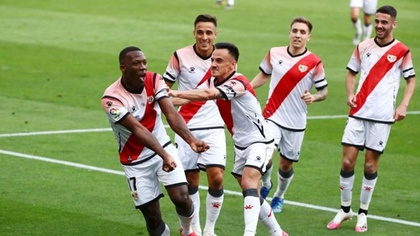
%> input picture futbolcu.jpg, 420 x 236 px, shrunk from 1200 x 675 before the run
$ octave sondeneme.m   (GNU Octave 9; MATLAB toolbox functions it lacks are replaced by stand-ins)
%> lines starting %> are read from the running program, lines starting %| are printed output that depends on the picture; in (x1, y1, x2, y2) boxes, pixels count from 0 and x2, y2 are one past the last pixel; in counts of white or black regions, pixels touching at a corner belong together; the program's own positions count from 1
clear all;
pkg load image;
A1 = imread ('C:\Users\HP\Desktop\GoruntuIsleme\futbolcu.jpg');
%> A1 is the input picture: size 236x420x3 uint8; mean R, G, B 140.9, 151.7, 104
A2 = rgb2hsv(A1);
%> A2: size 236x420x3 double; mean H, S, V 0.328, 0.423, 0.645
sat=size(A2)(1);
%> sat = 236
sut=size(A2)(2);
%> sut = 420

D=rgb2gray(A1);
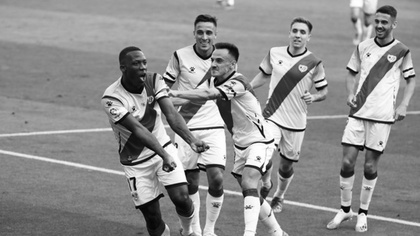
%> D: size 236x420 uint8; min 0, max 255, mean 143

figure 1, imshow(D); title('Gri Resme dönüþtürme');

im_edge = edge(D, 'sobel');
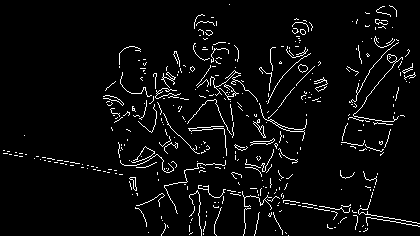
%> im_edge: size 236x420 logical; 4.5% white in thin lines or dots
figure 2, imshow(im_edge); title('sobel');
%D = imcomplement(im_edge);
%figure 100,imshow(D); title('imcomplementli sobel ')
%D = bwareaopen(D, 20);
%figure 131,imshow(D); title('bwareaopen sobel ')

level = graythresh(D);
%> level = 0.576
bw = im2bw(D,level);
%> bw: size 236x420 logical; 43.9% white; 131 white regions (101 under 20 px), largest, box (x1, y1, x2, y2) and area: (0, 0, 420, 172) 25871, (0, 100, 231, 205) 4653, (268, 66, 391, 151) 2556
D = imcomplement(im_edge);
%> D: size 236x420 logical; 95.5% white; black in thin lines or dots
figure 3,imshow(D); title('imcomplementli sobel ')
bw = bwareaopen(bw,30);
figure 4,imshow(bw); title('bwareaopen sobel ')

%figure 17,imshow(A2(:,:,1)), title('deneme');


A=uint8(255*A2(:,:,1));
esik=125;
A3=0;
for i=1:sat
  for j=1:sut
  if A(i,j)>esik
    A3(i,j)=1;
  else
    A3(i,j)=0;
  end
  end
end
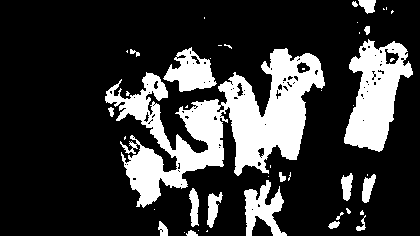
%> A3: size 236x420 double; values 0 (black) and 1 (white), 22.2% white; 46 white regions (27 under 20 px), largest, box (x1, y1, x2, y2) and area: (105, 48, 325, 208) 13291, (344, 39, 413, 152) 4328, (163, 47, 217, 92) 1307
A3 = bwareaopen(A3,100);
figure 5, imshow(A3),      title('Hmask');


A=uint8(255*A2(:,:,2));
esik=10
for i=1:sat
  for j=1:sut
  if A(i,j)>esik
    A4(i,j)=1;
  else
    A4(i,j)=0;
  end
  end
end
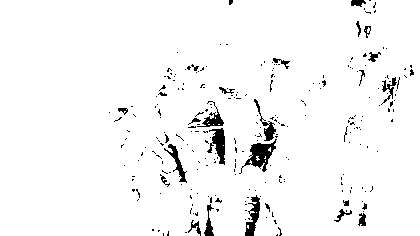
%> A4: size 236x420 double; values 0 (black) and 1 (white), 96.3% white; 256 black regions (229 under 20 px), largest, box (x1, y1, x2, y2) and area: (239, 139, 277, 174) 481, (207, 128, 225, 165) 346, (245, 195, 260, 236) 301
figure 20, imshow(A4),      title('Smask');

A=uint8(255*A2(:,:,3));
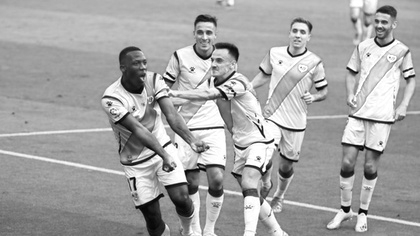
%> A: size 236x420 uint8; min 1, max 255, mean 164.4
esik=140
for i=1:sat
  for j=1:sut
  if A(i,j)>esik
    A5(i,j)=1;
  else
    A5(i,j)=0;
  end
  end
end
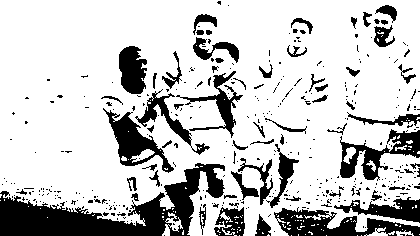
%> A5: size 236x420 double; values 0 (black) and 1 (white), 77.9% white; 385 black regions (323 under 20 px), largest, box (x1, y1, x2, y2) and area: (0, 163, 225, 236) 6395, (274, 207, 420, 236) 2041, (340, 129, 420, 181) 1531
A5 = bwareaopen(A5,60);
%> A5: size 236x420 logical; 77.3% white; 383 black regions (321 under 20 px), largest, box (x1, y1, x2, y2) and area: (0, 163, 225, 236) 6442, (274, 207, 420, 236) 2233, (340, 129, 420, 181) 1657
figure 50, imshow(A5),      title('Vmask');

AA=0;
AA = (A3.*D);
%> AA: size 236x420 double; values 0 (black) and 1 (white), 19.6% white; 19 white regions (10 under 20 px), largest, box (x1, y1, x2, y2) and area: (105, 48, 325, 208) 11975, (344, 39, 413, 152) 3993, (164, 47, 217, 92) 1178


AA(:,:,1)=AA.*A1(:,:,1);
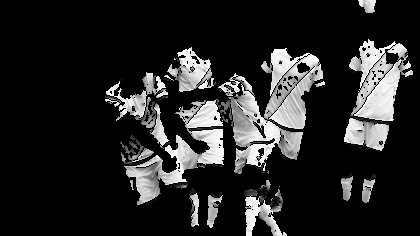
%> AA: size 236x420 double; min 0, max 255, mean 37.8
AA(:,:,2)=AA.*A1(:,:,2);
%> (the run ends here)

$ run again, with Adsız.jpg copied over futbolcu.jpg
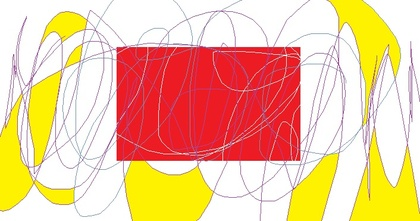
%> input picture Adsız.jpg, 420 x 221 px, shrunk from 706 x 371 before the run
%> A1 is the input picture: size 221x420x3 uint8; mean R, G, B 242.1, 196.2, 156.1
%> A2: size 221x420x3 double; mean H, S, V 0.486, 0.382, 0.951
%> `im_edge = edge(D, 'sobel');`:
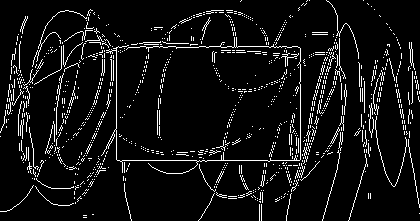
%> im_edge: size 221x420 logical; 7.1% white in thin lines or dots
%> level = 0.667
%> `AA(:,:,1)=AA.*A1(:,:,1);`:
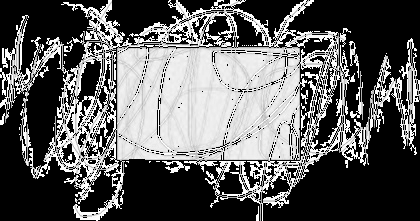
%> AA: size 221x420 double; min 0, max 255, mean 95.6

$ run again, with BlueHat_RGB.jpg copied over futbolcu.jpg
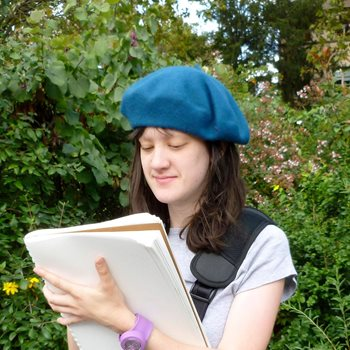
%> input picture BlueHat_RGB.jpg, 350 x 350 px
%> A1 is the input picture: size 350x350x3 uint8; mean R, G, B 109.2, 119.6, 91.5
%> A2: size 350x350x3 double; mean H, S, V 0.258, 0.474, 0.504
%> `im_edge = edge(D, 'sobel');`:
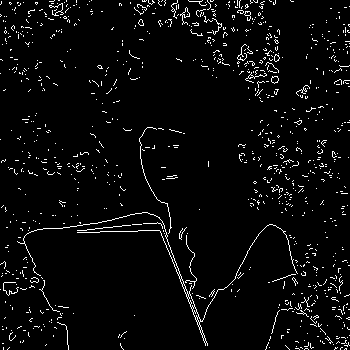
%> im_edge: size 350x350 logical; 3.9% white in thin lines or dots
%> level = 0.541
%> `AA(:,:,1)=AA.*A1(:,:,1);`:
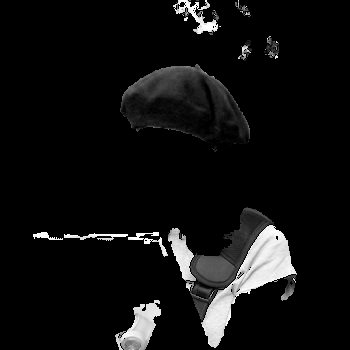
%> AA: size 350x350 double; min 0, max 255, mean 16
